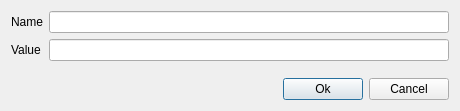
<?xml version="1.0" encoding="UTF-8"?>
<ui version="4.0">
 <class>EditorStringValue</class>
 <widget class="QDialog" name="EditorStringValue">
  <property name="geometry">
   <rect>
    <x>0</x>
    <y>0</y>
    <width>460</width>
    <height>111</height>
   </rect>
  </property>
  <property name="windowTitle">
   <string>String Parameter</string>
  </property>
  <layout class="QGridLayout" name="gridLayout">
   <item row="0" column="0">
    <layout class="QFormLayout" name="formLayout">
     <item row="0" column="0">
      <widget class="QLabel" name="label">
       <property name="text">
        <string>Name</string>
       </property>
      </widget>
     </item>
     <item row="0" column="1">
      <widget class="QLineEdit" name="NameLE"/>
     </item>
     <item row="2" column="1">
      <widget class="QLineEdit" name="ValueLE"/>
     </item>
     <item row="2" column="0">
      <widget class="QLabel" name="label_2">
       <property name="text">
        <string>Value</string>
       </property>
      </widget>
     </item>
    </layout>
   </item>
   <item row="1" column="0">
    <layout class="QHBoxLayout" name="horizontalLayout">
     <item>
      <widget class="QLabel" name="ErrorText">
       <property name="styleSheet">
        <string notr="true">color: rgb(255, 0, 0);</string>
       </property>
       <property name="text">
        <string/>
       </property>
      </widget>
     </item>
     <item>
      <spacer name="horizontalSpacer">
       <property name="orientation">
        <enum>Qt::Horizontal</enum>
       </property>
       <property name="sizeHint" stdset="0">
        <size>
         <width>40</width>
         <height>20</height>
        </size>
       </property>
      </spacer>
     </item>
     <item>
      <widget class="QPushButton" name="OkPBtn">
       <property name="text">
        <string>Ok</string>
       </property>
      </widget>
     </item>
     <item>
      <widget class="QPushButton" name="CancelPBtn">
       <property name="text">
        <string>Cancel</string>
       </property>
      </widget>
     </item>
    </layout>
   </item>
  </layout>
 </widget>
 <resources/>
 <connections/>
</ui>
